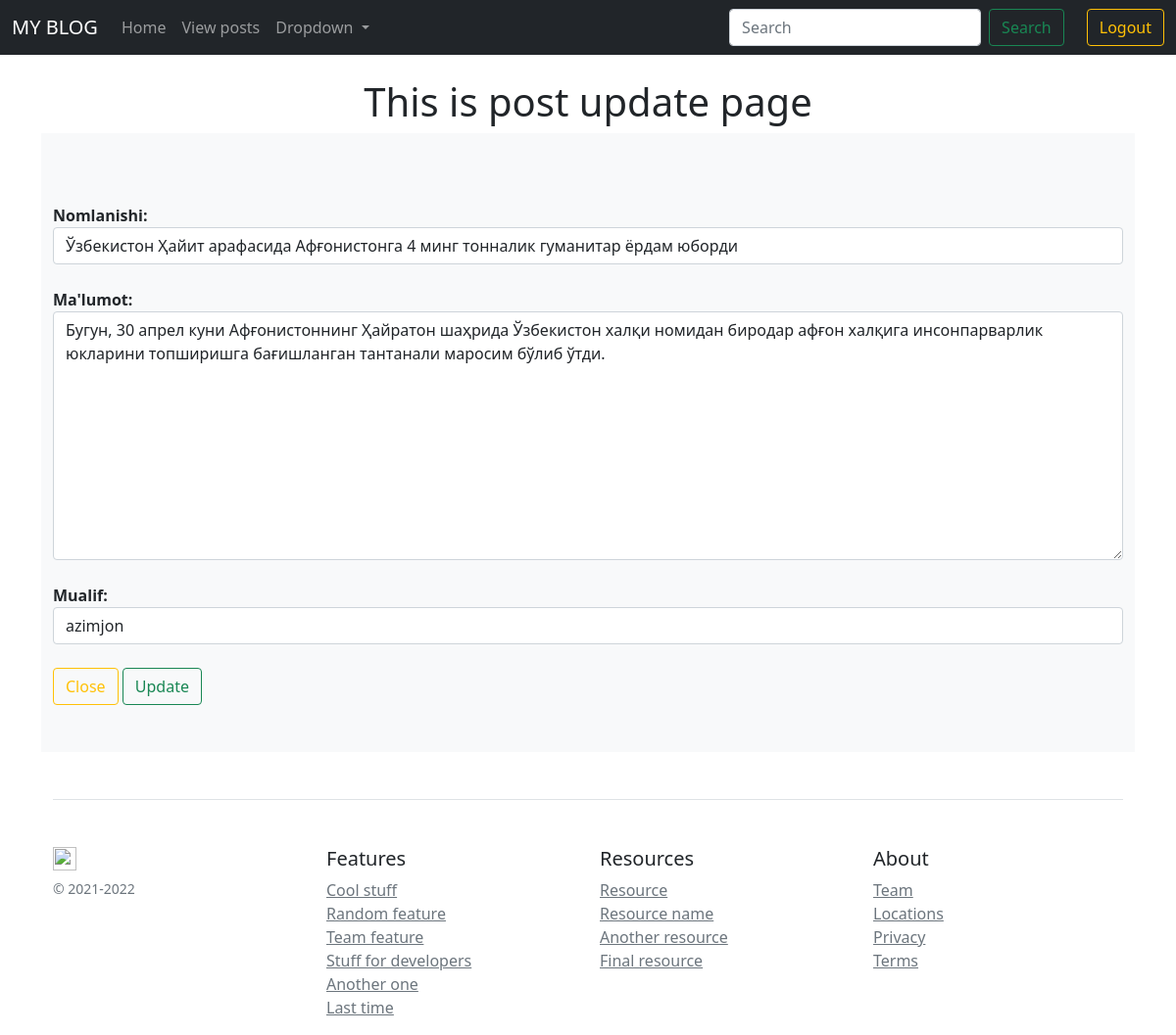
The page /view-posts/7/update/ (signed in) on the database its author committed.
### Blog/models.py (models this page shows, shortened)
class Post(models.Model):
    title = models.CharField(max_length=100, verbose_name="Nomlanishi")
    discrition = models.TextField(max_length=5000, verbose_name="Ma'lumot")
    author = models.ForeignKey(User, on_delete=models.CASCADE, verbose_name="Mualif")
    is_published = models.BooleanField(default=False, verbose_name="Tekshirilgan")
    image = models.ImageField(upload_to="Post/", verbose_name="Rasm")
    date_created = models.DateField(auto_now_add=True, verbose_name="Kiritish vaqti")
    date_updated = models.DateField(auto_now=True, verbose_name="Yangilanish vaqti")
    class Meta:
        verbose_name_plural = "Post"
        verbose_name = "Post"

### Blog/views.py (the view)
# urls.py: path('view-posts/<int:pk>/update/', views.view_posts_update, name="view-posts-update"),
@login_required(login_url='login')
def view_posts_update(request, pk):
    post = Post.objects.get(pk=pk)
    if request.method == 'POST':
        form = PostForm(request.POST, instance=post)
        if form.is_valid():
            form.save()
            messages.success(request, 'Post updated successfully')
            return redirect('view-posts-detail', pk=post.pk)
    else:
        form = PostForm(instance=post)
    context = {
        'form': form
    }
    return render(request, 'blog/view_post_form.html', context)

### Blog/forms.py
class PostForm(forms.ModelForm):
    class Meta:
        model = Post
        fields = ('title', 'discrition', 'author')
        widgets = {
            'title': forms.TextInput(attrs={'class': 'form-control'}),
            'discrition': forms.Textarea(attrs={'class': 'form-control'}),
            'author': forms.Select(attrs={'class': 'form-control'}),
        }

### Templates/blog/view_post_form.html (shortened to what this page needs)
{% extends 'blog/base.html' %}
{% block body %}
    <h1 class="text-center mt-4">This is post update page</h1>
    <div class="album py-5 bg-light">
        <div class="container">
            <div class="row row-cols-10 row-cols-sm-10 row-cols-md-10">
                <form method="POST">
                    <div class="form-group mt-4">
                        <label class="fw-bold">{{ form.title.label }}:</label>
                        {{ form.title }}
                    </div>
                    <div class="form-group mt-4">
                        <label class="fw-bold">{{ form.discrition.label }}:</label>
                        {{ form.discrition }}
                    </div>
                    <div class="form-group mt-4">
                        <label class="fw-bold">{{ form.author.label }}:</label>
                        {{ form.author }}
                    </div>
                    <a href="{% url 'view-posts' %}" class="btn btn-outline-warning mt-4">Close</a>
                    <button class="btn btn-outline-success mt-4">Update</button>
                </form>
            </div>
        </div>
    </div>
{% endblock %}

### rows shown on the page
Post: title "Ўзбекистон Ҳайит арафасида Афғонистонга 4 минг тонналик гуманитар ёрдам юборди", discrition "Бугун, 30 апрел куни Афғонистоннинг Ҳайратон шаҳрида Ўзбекистон халқи номидан биродар афғон халқига инсонпарварлик юкларини топширишга бағишланган тантанали маросим бўлиб ўтди.", author "azimjon"
